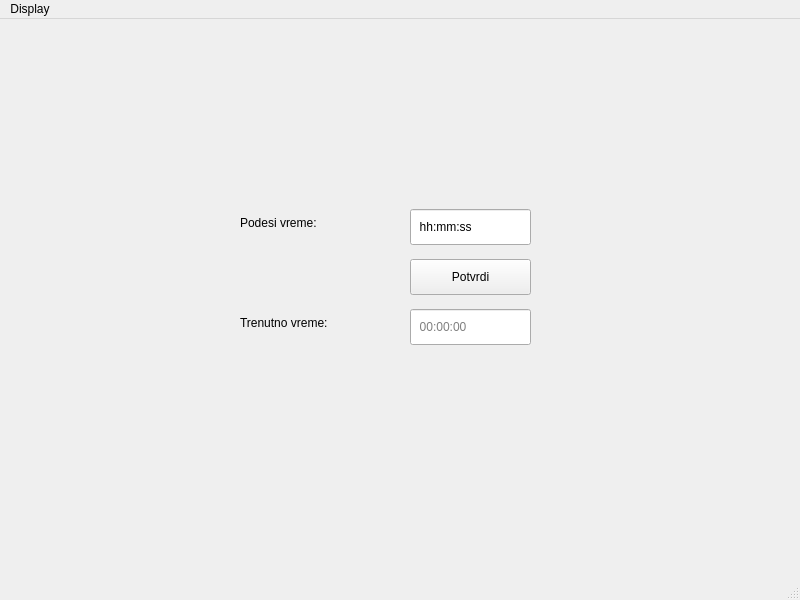
<?xml version="1.0" encoding="UTF-8"?>
<ui version="4.0">
 <class>MainWindow</class>
 <widget class="QMainWindow" name="MainWindow">
  <property name="geometry">
   <rect>
    <x>0</x>
    <y>0</y>
    <width>800</width>
    <height>600</height>
   </rect>
  </property>
  <property name="windowTitle">
   <string>MainWindow</string>
  </property>
  <widget class="QWidget" name="centralwidget">
   <widget class="QPushButton" name="Taster">
    <property name="geometry">
     <rect>
      <x>410</x>
      <y>240</y>
      <width>121</width>
      <height>36</height>
     </rect>
    </property>
    <property name="text">
     <string>Potvrdi</string>
    </property>
   </widget>
   <widget class="QLabel" name="label">
    <property name="geometry">
     <rect>
      <x>240</x>
      <y>190</y>
      <width>141</width>
      <height>28</height>
     </rect>
    </property>
    <property name="text">
     <string>Podesi vreme:</string>
    </property>
   </widget>
   <widget class="QLabel" name="label_2">
    <property name="geometry">
     <rect>
      <x>240</x>
      <y>290</y>
      <width>161</width>
      <height>28</height>
     </rect>
    </property>
    <property name="text">
     <string>Trenutno vreme:</string>
    </property>
   </widget>
   <widget class="QLineEdit" name="Unos">
    <property name="geometry">
     <rect>
      <x>410</x>
      <y>190</y>
      <width>121</width>
      <height>36</height>
     </rect>
    </property>
    <property name="text">
     <string>  hh:mm:ss</string>
    </property>
   </widget>
   <widget class="QLineEdit" name="Ispis">
    <property name="geometry">
     <rect>
      <x>410</x>
      <y>290</y>
      <width>121</width>
      <height>36</height>
     </rect>
    </property>
    <property name="text">
     <string/>
    </property>
    <property name="placeholderText">
     <string>  00:00:00</string>
    </property>
   </widget>
  </widget>
  <widget class="QMenuBar" name="menubar">
   <property name="geometry">
    <rect>
     <x>0</x>
     <y>0</y>
     <width>800</width>
     <height>33</height>
    </rect>
   </property>
   <widget class="QMenu" name="menuDisplay">
    <property name="title">
     <string>Display</string>
    </property>
   </widget>
   <addaction name="menuDisplay"/>
  </widget>
  <widget class="QStatusBar" name="statusbar"/>
 </widget>
 <resources/>
 <connections/>
</ui>
